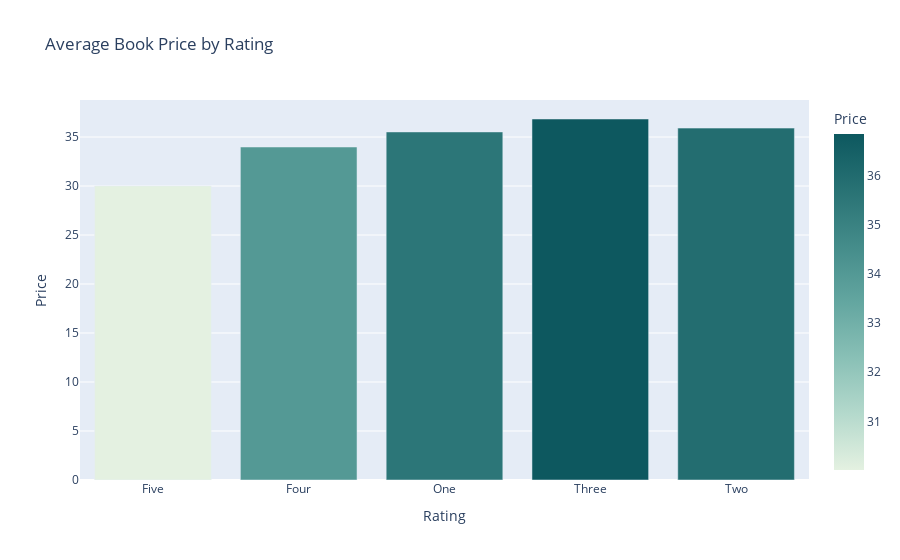

Write notebook code for a chart like this one.
### Code cell
avg_price = df.groupby("Rating")["Price"].mean().reset_index()

fig = px.bar(
    avg_price,
    x="Rating",
    y="Price",
    color="Price",
    title="Average Book Price by Rating",
    color_continuous_scale="Mint"
)
fig.show()

### Figure 1 — Plotly figure (JSON) as saved in the notebook; plotly's stock layout.template omitted (floating-point values rounded to 4 significant figures)
{"data": [{"hovertemplate": "Rating=%{x}<br>Price=%{marker.color}<extra></extra>", "legendgroup": "", "marker": {"color": [30.01, 33.98, 35.52, 36.84, 35.91], "coloraxis": "coloraxis", "pattern": {"shape": ""}}, "name": "", "orientation": "v", "showlegend": false, "textposition": "auto", "type": "bar", "x": ["Five", "Four", "One", "Three", "Two"], "xaxis": "x", "y": [30.01, 33.98, 35.52, 36.84, 35.91], "yaxis": "y"}], "layout": {"barmode": "relative", "coloraxis": {"colorbar": {"title": {"text": "Price"}}, "colorscale": [[0, "rgb(228, 241, 225)"], [0.1667, "rgb(180, 217, 204)"], [0.3333, "rgb(137, 192, 182)"], [0.5, "rgb(99, 166, 160)"], [0.6667, "rgb(68, 140, 138)"], [0.8333, "rgb(40, 114, 116)"], [1, "rgb(13, 88, 95)"]]}, "legend": {"tracegroupgap": 0}, "title": {"text": "Average Book Price by Rating"}, "xaxis": {"anchor": "y", "domain": [0, 1], "title": {"text": "Rating"}}, "yaxis": {"anchor": "x", "domain": [0, 1], "title": {"text": "Price"}}}}
